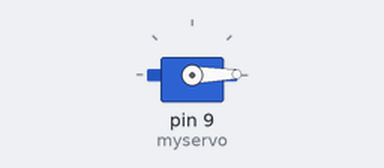
A sketch run on a simulated Arduino Uno, built with avr-gcc and run on an emulated ATmega328P. Shown: servo.

Above: at 0.05 s.
At 1.15 s:
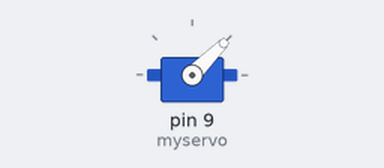
At 2.25 s:
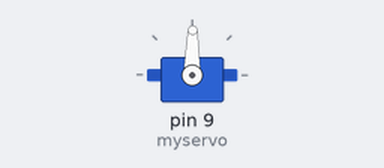
At 4.5 s:
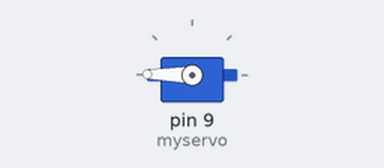
Timing chart, 0 to 5.9 s (numbered marks = the images above):
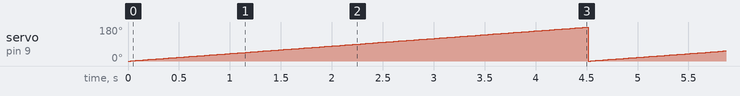

The sketch:

servoTest.ino
```cpp
#include <Servo.h>
int x;
Servo myservo;  // create servo object to control a servo
// twelve servo objects can be created on most boards

int pos = 0;    // variable to store the servo position

void setup() {

  myservo.attach(9);
  myservo.write(0);// attaches the servo on pin 9 to the servo object
}

void loop() {
  for (x=0;x<180;x++) {
    myservo.write(x);
    delay(25);
  }
}
```

Measured:
- by itself, servo on pin 9 (myservo): ramps from 0° to 179° and jumps back, once every 4.5 s
